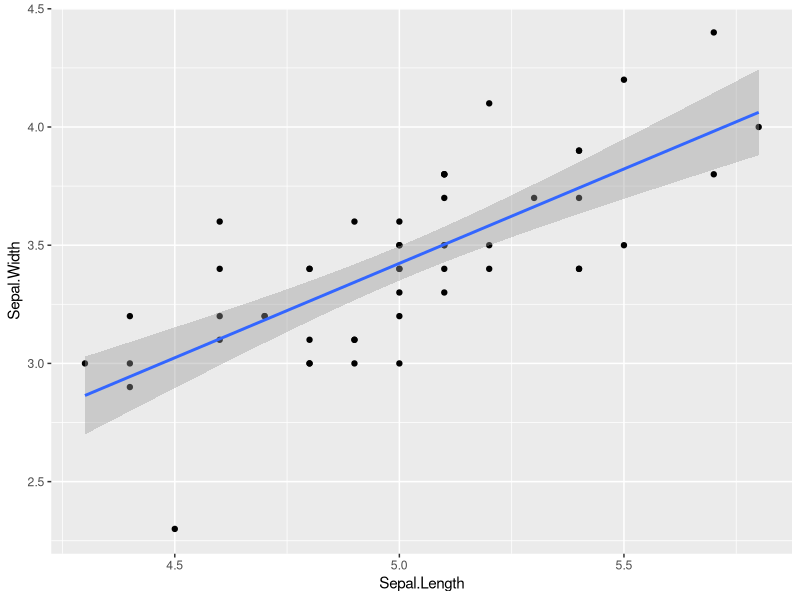
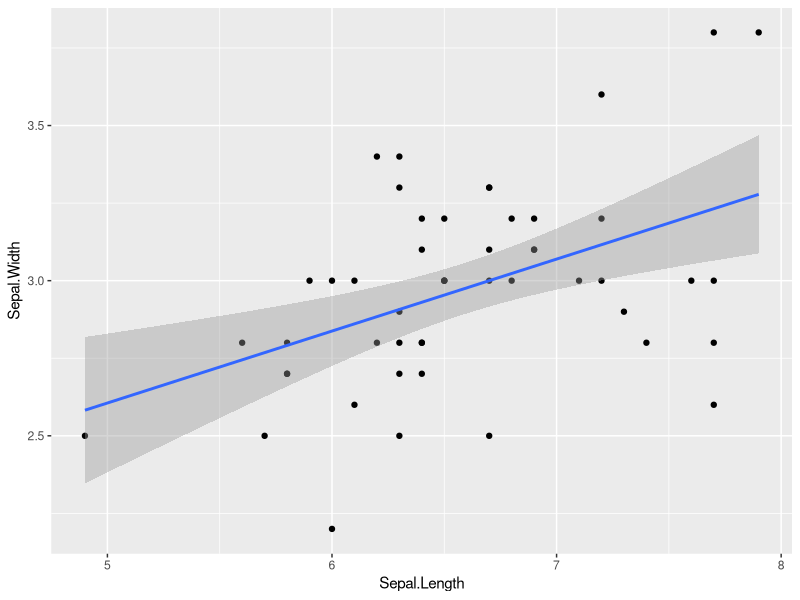
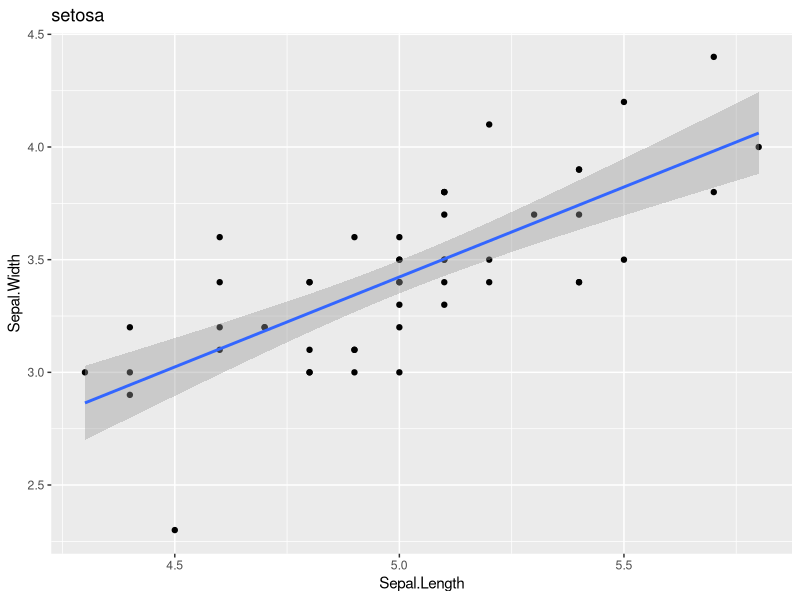
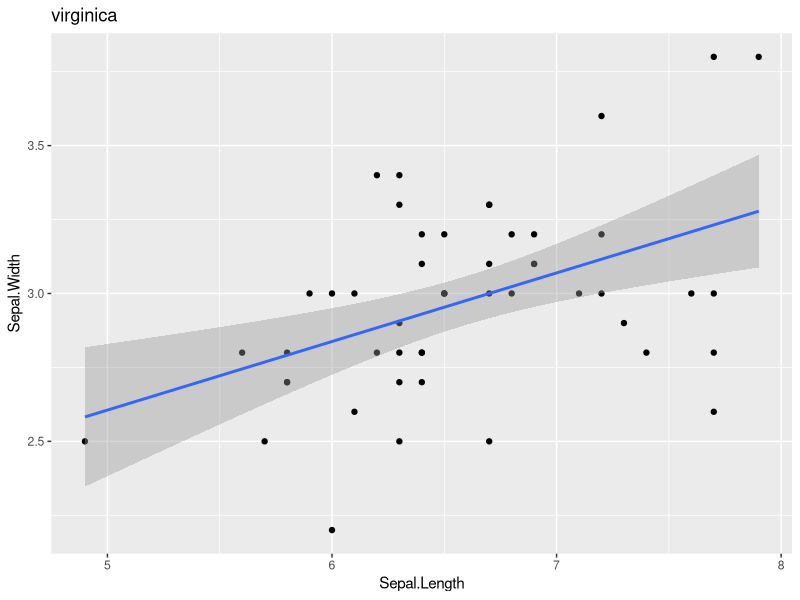
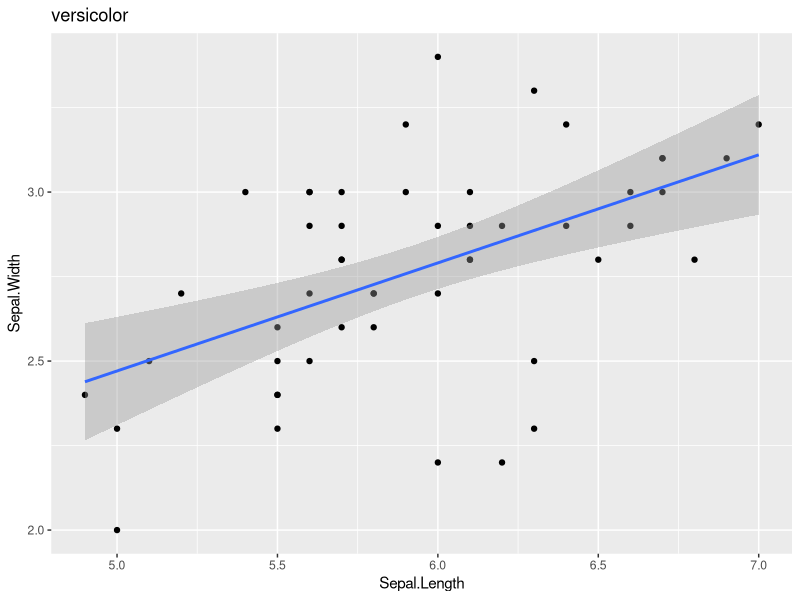
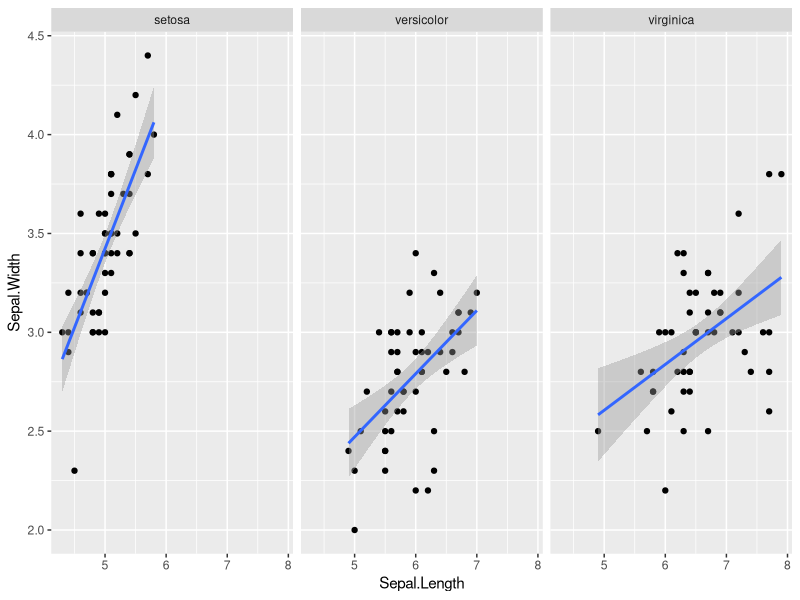
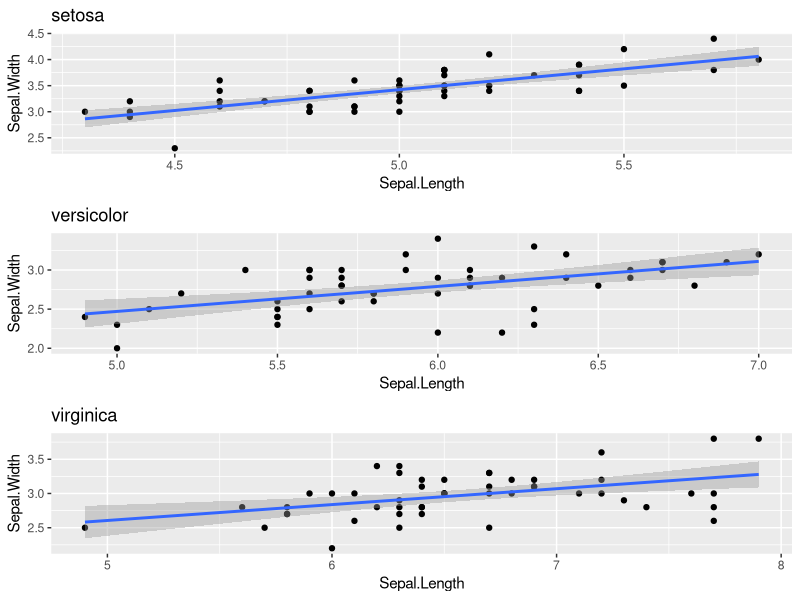
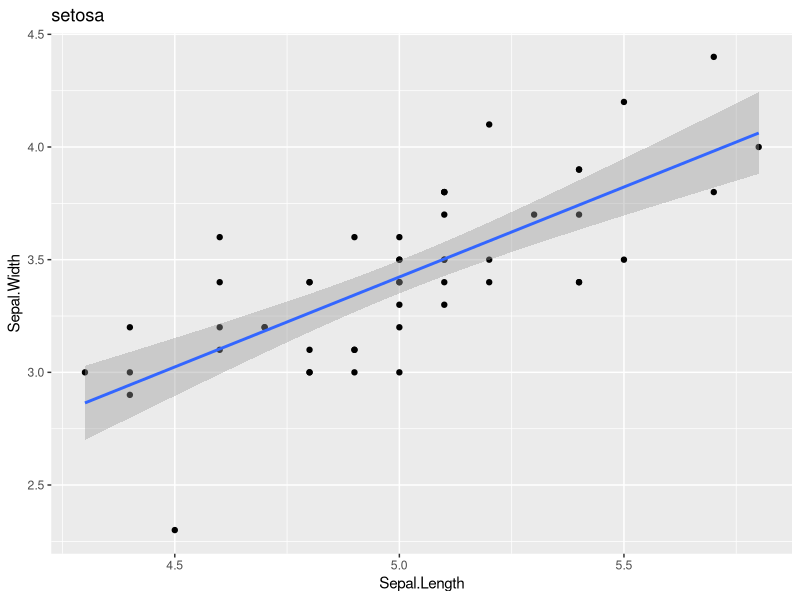

Source code (R) for these figures, in order: (Note: this script raises an error after producing the figures.)
## ---- chunk 1
myris <- iris
myris.fa1 <- factanal(x = ~ Sepal.Length + Sepal.Width + Petal.Length + Petal.Width, data = myris, factors = 1)
myris.fa2 <- factanal(x = myris[, c("Sepal.Length", "Sepal.Width", "Petal.Length", "Petal.Width")], factors = 1)

myris.fa1 # same as print(myris.fa1)
myris.fa2
names(myris.fa1)
str(myris.fa1)
class(myris.fa1)

# help() : Value
## ---- chunk 2
library(ggplot2)
myris <- iris

myris.subset <- myris[myris$Species == "setosa", ] # or filter(myris, Species == "setosa")

#run regression
myris.lm <- lm(Sepal.Width ~ Sepal.Length, data = myris.subset) 

#pull out values
coefs <- summary(myris.lm)$coefficients
est <- coefs["Sepal.Length", "Estimate"]
std.error <- coefs["Sepal.Length", "Std. Error"]
pval <- coefs["Sepal.Length", "Pr(>|t|)"]

#build a plot
ggplot(myris.subset, aes(Sepal.Length, Sepal.Width)) + geom_point() + geom_smooth(method = "lm")

## ---- chunk 3
myris <- iris


#Species type "virginica" is the one thing that we want to change for our loop
myris.subset <- myris[myris$Species == "virginica", ] # or filter(myris, Species == "virginica")

myris.lm <- lm(Sepal.Width ~ Sepal.Length, data = myris.subset) 
coefs <- summary(myris.lm)$coefficients
est <- coefs["Sepal.Length", "Estimate"]
std.error <- coefs["Sepal.Length", "Std. Error"]
pval <- coefs["Sepal.Length", "Pr(>|t|)"]

ggplot(myris.subset, aes(Sepal.Length, Sepal.Width)) + geom_point() + geom_smooth(method = "lm")

## ---- chunk 4
#for(this.species in c("setosa", "virginica", "versicolor")) {
#for(this.species in levels(myris$Species)) {
#for(this.species in unique(myris$Species)) {
#
all.species <- levels(myris$Species)

# storing results
# my.results <- list(est = NA, std.errors = NA, pvals = NA, plots = NA) # list also possible, just maybe less convenient

my.results <- data.frame(species = all.species, est = NA, std.err = NA, pval = NA)
my.results # check this "empty" results table 
my.plots <- list()
for(this.species in all.species) {
  print(paste("Now we're getting the results for", this.species))
  myris.subset <- myris[myris$Species == this.species, ]
  myris.lm <- lm(Sepal.Width ~ Sepal.Length, data = myris.subset) 
  coefs <- summary(myris.lm)$coefficients
  
  # the values we want
  est <- coefs["Sepal.Length", "Estimate"]
  std.error <- coefs["Sepal.Length", "Std. Error"]
  pval <- coefs["Sepal.Length", "Pr(>|t|)"]
  plot <- ggplot(myris.subset, aes(Sepal.Length, Sepal.Width)) + geom_point() + geom_smooth(method = "lm") + labs(title = this.species)
  
  # stick the values in our results object
  my.results[my.results$species == this.species, c("est", "std.err", "pval")] <- c(est, std.error, pval)
  my.plots[[this.species]] <- plot
}

my.results
my.plots[["setosa"]]
my.plots[["virginica"]]
my.plots[["versicolor"]]

#this.species <- "setosa"
#  print(ggplot(myris.subset, aes(Sepal.Length, Sepal.Width)) + geom_point() + geom_smooth(method = "lm") + labs(title = this.species))

# faceting: sometimes a good alternative to looping (with plots)

ggplot(myris, aes(Sepal.Length, Sepal.Width)) + geom_point() + geom_smooth(method = "lm") + facet_wrap(~ Species)

library(grid)
library(gridExtra)
grid.arrange(my.plots[[1]], my.plots[[2]], my.plots[[3]], ncol = 1) # good for arranging multiple plots in one window/page

## ---- chunk 5
all.species <- levels(myris$Species)

my.results <- data.frame(species = all.species, est = NA, std.err = NA, pval = NA)
my.plots <- list()

for(this.row in 1:length(all.species)) {
  print(paste("Now we're getting the results for", all.species[this.row]))
  myris.subset <- myris[myris$Species == all.species[this.row], ]
  myris.lm <- lm(Sepal.Width ~ Sepal.Length, data = myris.subset) 
  coefs <- summary(myris.lm)$coefficients
  
  # the values we want
  est <- coefs["Sepal.Length", "Estimate"]
  std.error <- coefs["Sepal.Length", "Std. Error"]
  pval <- coefs["Sepal.Length", "Pr(>|t|)"]
  plot <- ggplot(myris.subset, aes(Sepal.Length, Sepal.Width)) + geom_point() + geom_smooth(method = "lm") + labs(title = all.species[this.row])
  
  # stick the values in our results object
  my.results[this.row, c("est", "std.err", "pval")] <- c(est, std.error, pval)
  my.plots[[this.row]] <- plot
}

my.results
names(my.plots)
str(my.plots)
my.plots[[1]]
my.plots[[2]]
my.plots[[3]]
## ---- chunk 6

get.results <- function(chunk, DV, IV) {
  # expect chunk to be a data frame
  # expect DV and IV to be strings, names of columns to go in the regression
  my.formula <- as.formula(paste(DV, "~", IV)) # handy way to "build" a formula
  myris.lm <- lm(my.formula, data = chunk) 
  #my.iris.lm <- lm(get(DV))~data = chunk)
  coefs <- summary(myris.lm)$coefficients
  
  # the values we want
  est <- coefs[IV, "Estimate"]
  std.error <- coefs[IV, "Std. Error"]
  pval <- coefs[IV, "Pr(>|t|)"]
  # plot <- ggplot(chunk, aes(get(IV), get(DV))) + geom_point() + geom_smooth(method = "lm") + labs(title = this.species)
  
  # stick the values in our results object
  my.results <- data.frame(est = est, std.err = std.error, pval = pval)

  return(my.results)
}

get.results(myris, DV = "Petal.Width", IV = "Petal.Length")

library(dplyr)

# with pipes
all.results <- myris %>% group_by(Species) %>% do(get.results(chunk = ., DV = "Petal.Width", IV = "Petal.Length")) %>% as.data.frame()
all.results

# without pipes
all.results2 <- as.data.frame(do(.data = group_by(myris, Species), get.results(.,  DV = "Petal.Width", IV = "Petal.Length")))
all.results2


all.results

## ---- chunk 7
# "manually" set the value of each argument, step through the function as if it were just a regular script
IV <- "Petal.Width"
DV <- "Petal.Length"
chunk <- myris
## ---- chunk 8
test.function <- function(chunk, DV, IV) {
  my.formula <- as.formula(paste(DV, "~", IV))
  myris.lm <- lm(my.formula, data = chunk) 
  coefs <- summary(myris.lm)$coefficients
  
  # the values we want
  est <- coefs[IV, "Estimate"]
  std.err <- coefs[IV, "Std. Error"]
  pval <- coefs[IV, "Pr(>t|)"]
  plot <- ggplot(chunk, aes(get(IV), get(DV))) + geom_point() + geom_smooth(method = "lm") + labs(title = this.species)
  
  # stick the values in our results object
  my.results <- data.frame(est = est, std.err = std.err, pval = pval)

  return(my.results)
  
}

test.function(myris, "Sepal.Width", "Sepal.Length")

debug(test.function)

test.function(myris, "Sepal.Width", "Sepal.Length")

# capital "Q" + Enter exits debugger (aka "browser")

# can also insert browser()
test.function2 <- function(chunk, DV, IV) {
  my.formula <- as.formula(paste(DV, "~", IV))
  myris.lm <- lm(my.formula, data = chunk) 
  coefs <- summary(myris.lm)$coefficients
  #if(this.species == "setosa") { # if you want to selectively browse
    browser()
  #}
 
  # the values we want
  est <- coefs[IV, "Estimate"]
  std.err <- coefs[IV, "Std. Error"]
  pval <- coefs[IV, "Pr(>t|)"]
  plot <- ggplot(chunk, aes(get(IV), get(DV))) + geom_point() + geom_smooth(method = "lm") + labs(title = this.species)
   # stick the values in our results object
  my.results <- data.frame(est = est, std.err = std.err, pval = pval)
  return(my.results)
}

test.function2(myris, "Sepal.Width", "Sepal.Length")

## ---- chunk 9
my.iris <- iris

#if you want to break up your data among one dimension, you want to get data into "long" format so you can use dplyr

my.iris$plantID <- 1:nrow(my.iris)

mean.value <- mean(my.iris$Sepal.Length)
sd.value <- sd(my.iris$Sepal.Length)
min.value <- mean.value - sd.value *1
max.value <- mean.value + sd.value*1

#want to arrange data so that if data is below the min value, we make it the min value and do the same for values above max value

## to do this use ifelse

my.iris$Sepal.Length.Truncated <- ifelse(my.iris$Sepal.Length < min.value, yes = min.value, ifelse(my.iris$Sepal.Length > max.value, yes = max.value, no = my.iris$Sepal.Length))


#check that values changed
summary(my.iris)


#creating function
truncate.by.sd <- function(chunk, value.column, multiplier = 1) {
  chunk <- as.data.frame(chunk)
  mean.value <- mean(chunk[, value.column])
  sd.value <- sd(chunk[, value.column])
  min.value <- mean.value - sd.value * multiplier
  max.value <- mean.value + sd.value* multiplier
  chunk$Sepal.Length.Truncated <- ifelse(chunk[, value.column] < min.value, yes = min.value, ifelse(chunk[, value.column] > max.value, yes = max.value, no = chunk[, value.column]))
  return(chunk)
}

my.iris2 <- truncate.by.sd(my.iris, "Sepal.Length")

library(dplyr)
my.iris3 <- group_by(my.iris, Species) %>% do(truncate.by.sd (., "Sepal.Length"))

summary(my.iris3)

library(tidyr)
my.iris.long <- gather(my.iris, variable, value, Sepal.Length:Petal.Width)

head(my.iris.long)

my.iris4 <- group_by(my.iris.long, Species, variable) %>% do(truncate.by.sd(.,"value"))

head(my.iris4)


my.iris4.wide <- spread(my.iris4, variable, value)

summary(my.iris4.wide)

## ---- chunk 10
head(my.iris.long)

#want to get cell means by species and variable

std.err <- function(x) {
  se <- sd(x)/sqrt(length(x))
  se
}

cell.means <- group_by(my.iris.long, variable, Species) %>% summarize(mean.value = mean(value), se = std.err(value))

cell.means 


ggplot(cell.means, aes(variable, mean.value))+
  geom_bar(stat="identity", position = "dodge", aes(fill = "Species")) +geom_errorbar(ymin = min.value - 1.96*se, ymax = mean.value+1.96*se, position = "dodge")


